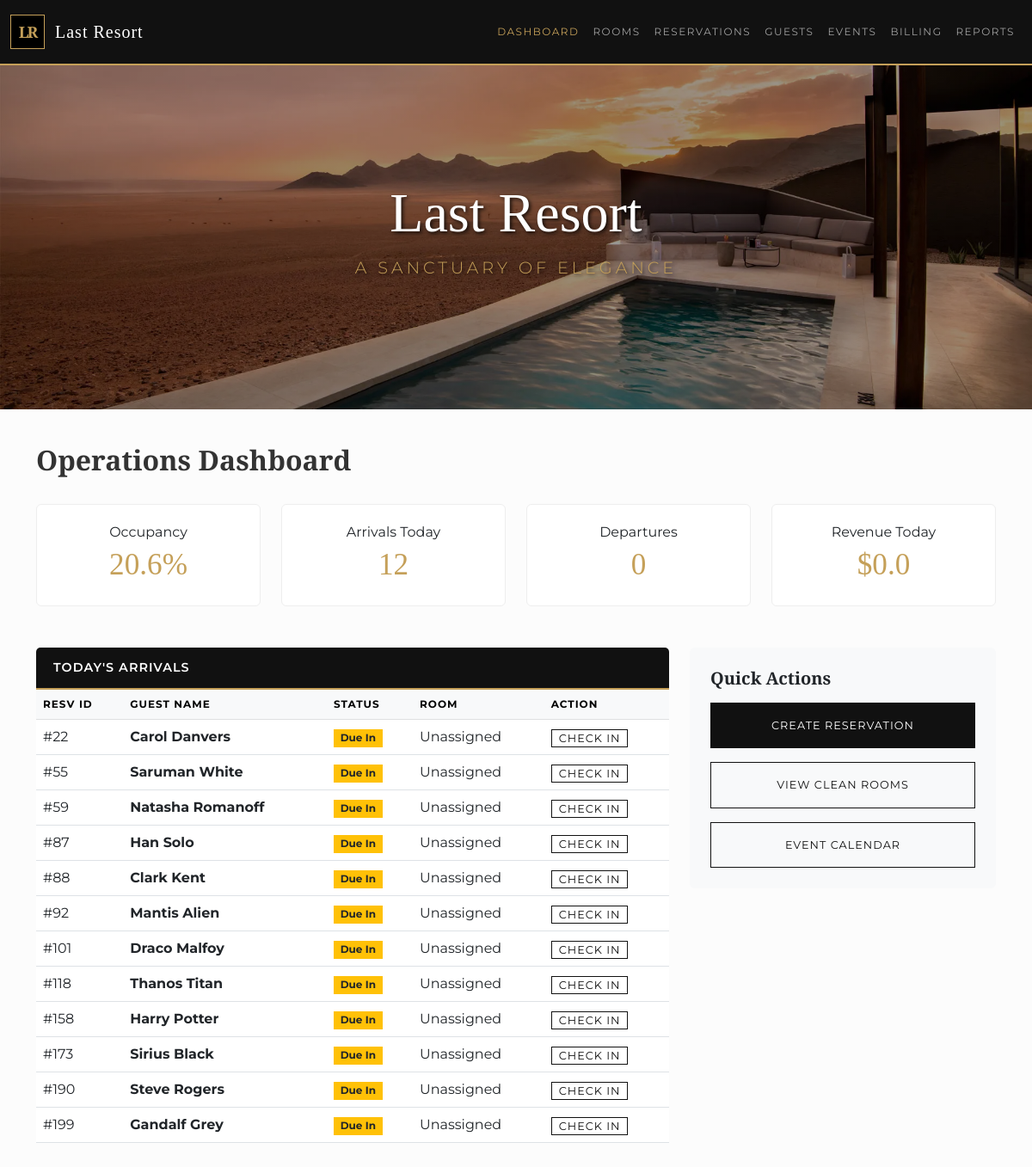
The page / on the database its author committed.
### tables this page shows
CREATE TABLE reservation (
    resvId INTEGER PRIMARY KEY,
    partyId INTEGER, 
    dateCreated DATETIME DEFAULT CURRENT_TIMESTAMP,
    startDate DATE,
    roomId INTEGER,
    endDate DATE,
    status TEXT, 
    FOREIGN KEY(partyId) REFERENCES party(partyId),
    FOREIGN KEY(roomId) REFERENCES room(roomId)
);

### app.py (the view)
@app.route('/')
def dashboard():
    db = get_db()
    occupancy = db.execute("SELECT COUNT(*) FROM room WHERE currentStatus = 'Occupied'").fetchone()[0]
    total_rooms = db.execute("SELECT COUNT(*) FROM room").fetchone()[0]
    occupancy_rate = round((occupancy / total_rooms * 100), 1) if total_rooms > 0 else 0
    today_arrivals = db.execute("""
        SELECT r.resvId,
               COALESCE(pe.firstName || ' ' || pe.lastName, o.orgName) as guestName,
               r.status, rm.roomNumber
        FROM reservation r
        JOIN party py ON r.partyId = py.partyId
        LEFT JOIN person pe ON py.partyId = pe.partyId
        LEFT JOIN organization o ON py.partyId = o.partyId
        LEFT JOIN room_assignment ra ON r.resvId = ra.resvId
        LEFT JOIN room rm ON ra.roomId = rm.roomId
        WHERE r.startDate <= date('now') AND r.status = 'Booked'
    """).fetchall()
    revenue = db.execute("SELECT SUM(amount) FROM charge WHERE dateIncurred = date('now')").fetchone()[0] or 0.00
    kpi = {
        "occupancy": occupancy_rate,
        "arrivals": len(today_arrivals),
        "departures": 0,
        "revenue": revenue
    }
    return render_template('dashboard.html', kpi=kpi, arrivals=today_arrivals, active_page='dashboard')

### app.py (called while the page is built)
def get_db():
    db = getattr(g, '_database', None)
    if db is None:
        db = g._database = sqlite3.connect(DATABASE)
        db.row_factory = sqlite3.Row
    return db

@app.teardown_appcontext
def close_connection(exception):
    db = getattr(g, '_database', None)
    if db is not None:
        db.close()

### templates/dashboard.html
{% extends "base.html" %}
{% block content %}
<div class="d-flex justify-content-between align-items-center mb-4">
    <h2>Operations Dashboard</h2>
</div>
<div class="row mb-5">
    <div class="col-md-3"><div class="card kpi-card"><div class="kpi-label">Occupancy</div><div class="kpi-value">{{ kpi.occupancy }}%</div></div></div>
    <div class="col-md-3"><div class="card kpi-card"><div class="kpi-label">Arrivals Today</div><div class="kpi-value">{{ kpi.arrivals }}</div></div></div>
    <div class="col-md-3"><div class="card kpi-card"><div class="kpi-label">Departures</div><div class="kpi-value">{{ kpi.departures }}</div></div></div>
    <div class="col-md-3"><div class="card kpi-card"><div class="kpi-label">Revenue Today</div><div class="kpi-value">${{ kpi.revenue }}</div></div></div>
</div>
<div class="row">
    <div class="col-lg-8">
        <div class="card border-0">
            <div class="card-header bg-dark-blue text-white">
                <h5 class="mb-0 text-white" style="font-family: 'Montserrat', sans-serif; letter-spacing: 1px; font-size: 0.9rem;">TODAY'S ARRIVALS</h5>
            </div>
            <table class="table table-hover mb-0">
                <thead class="table-light"><tr><th>Resv ID</th><th>Guest Name</th><th>Status</th><th>Room</th><th>Action</th></tr></thead>
                <tbody>
                    {% for item in arrivals %}
                    <tr>
                        <td>#{{ item.resvId }}</td>
                        <td><strong>{{ item.guestName }}</strong></td>
                        <td><span class="badge bg-warning text-dark rounded-0">Due In</span></td>
                        <td>{{ item.roomNumber if item.roomNumber else 'Unassigned' }}</td>
                        <td><a href="/checkin/{{ item.resvId }}" class="btn btn-sm btn-outline-dark py-0">Check In</a></td>
                    </tr>
                    {% else %}
                    <tr><td colspan="5" class="text-center p-3">No arrivals for today.</td></tr>
                    {% endfor %}
                </tbody>
            </table>
        </div>
    </div>
    <div class="col-lg-4">
        <div class="card border-0 bg-light p-4">
            <h5 class="mb-3">Quick Actions</h5>
            <div class="d-grid gap-3">
                <a href="/reservations/new" class="btn btn-primary py-3">Create Reservation</a>
                <a href="/rooms?status=Clean" class="btn btn-outline-dark py-3">View Clean Rooms</a>
                <a href="/events" class="btn btn-outline-dark py-3">Event Calendar</a>
            </div>
        </div>
    </div>
</div>
{% endblock %}

### static/css/style.css (style rules this page uses)
:root { --primary-black: #111; --primary-gold: #c5a059; --text-dark: #333; --table-header-grey: #f8f9fa; --border-color: #e5e5e5; --status-clean: #27ae60; --status-occupied: #f39c12; --status-dirty: #c0392b; }
body { font-family: 'Montserrat', sans-serif; background-color: #fcfcfc; color: var(--text-dark); }
h1, h2, h3, h4, h5, h6 { font-family: 'Cinzel', serif; font-weight: 600; }
.bg-dark-blue { background-color: var(--primary-black) !important; border-bottom: 2px solid var(--primary-gold); padding: 12px 0; }
.table-custom thead, .table-hover thead { background-color: var(--table-header-grey); color: var(--primary-black); font-family: 'Montserrat', sans-serif; font-size: 0.75rem; text-transform: uppercase; letter-spacing: 1px; }
.card-header { padding: 15px 20px !important; }
.kpi-card { background: white; border: 1px solid #eee; padding: 20px; text-align: center; }
.kpi-value { color: var(--primary-gold); font-family: 'Cinzel', serif; font-size: 2.2rem; }
.btn { border-radius: 0 !important; text-transform: uppercase; font-family: 'Montserrat', sans-serif; letter-spacing: 1px; font-size: 0.8rem; }
.btn-primary { background-color: var(--primary-black); border-color: var(--primary-black); color: white; }
.btn-outline-dark { border-color: var(--primary-black); color: var(--primary-black); }

### rows shown on the page
reservation: resvId "22", guestName "Carol Danvers", roomNumber "Unassigned"
reservation: resvId "55", guestName "Saruman White", roomNumber "Unassigned"
reservation: resvId "59", guestName "Natasha Romanoff", roomNumber "Unassigned"
reservation: resvId "87", guestName "Han Solo", roomNumber "Unassigned"
reservation: resvId "88", guestName "Clark Kent", roomNumber "Unassigned"
reservation: resvId "92", guestName "Mantis Alien", roomNumber "Unassigned"
reservation: resvId "101", guestName "Draco Malfoy", roomNumber "Unassigned"
reservation: resvId "118", guestName "Thanos Titan", roomNumber "Unassigned"
reservation: resvId "158", guestName "Harry Potter", roomNumber "Unassigned"
reservation: resvId "173", guestName "Sirius Black", roomNumber "Unassigned"
reservation: resvId "190", guestName "Steve Rogers", roomNumber "Unassigned"
reservation: resvId "199", guestName "Gandalf Grey", roomNumber "Unassigned"

### other values the page prints
{{ kpi.occupancy }} "20.6"
{{ kpi.arrivals }} "12"
{{ kpi.departures }} "0"
{{ kpi.revenue }} "0.0"
